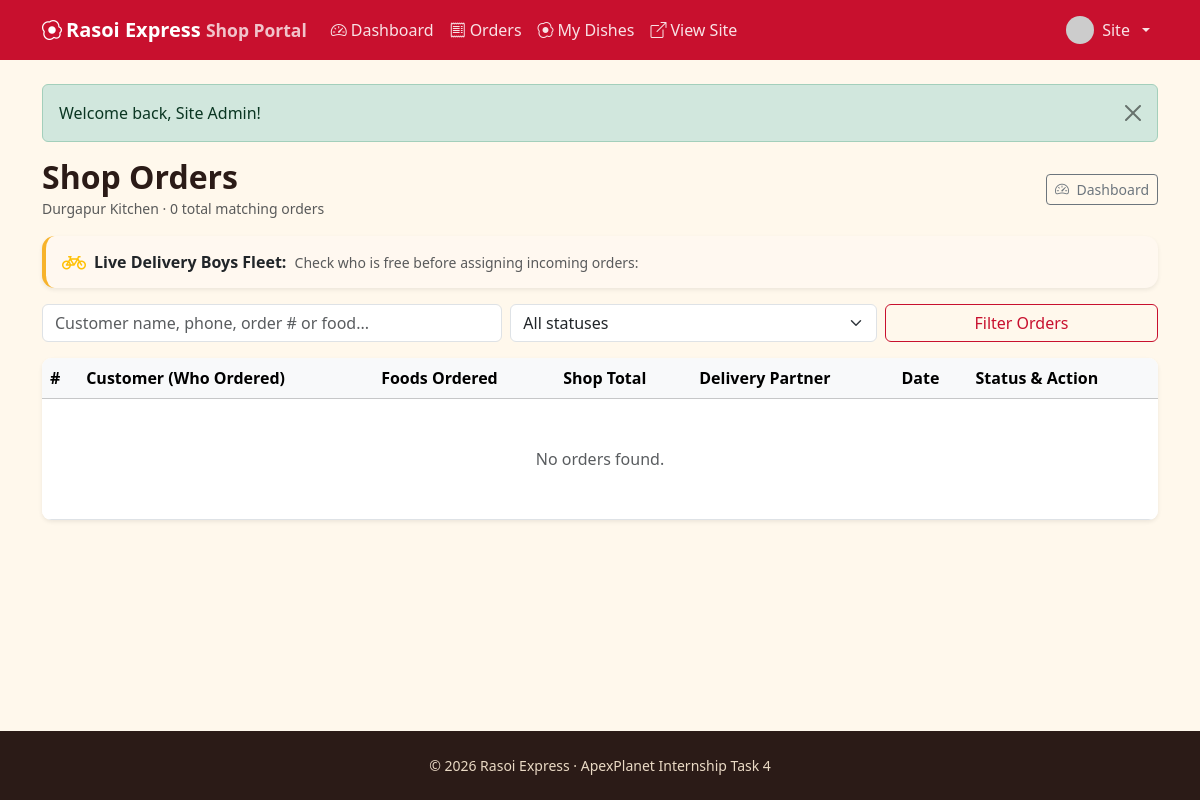
The page /shop/orders.php (signed in) on the database as committed earlier.
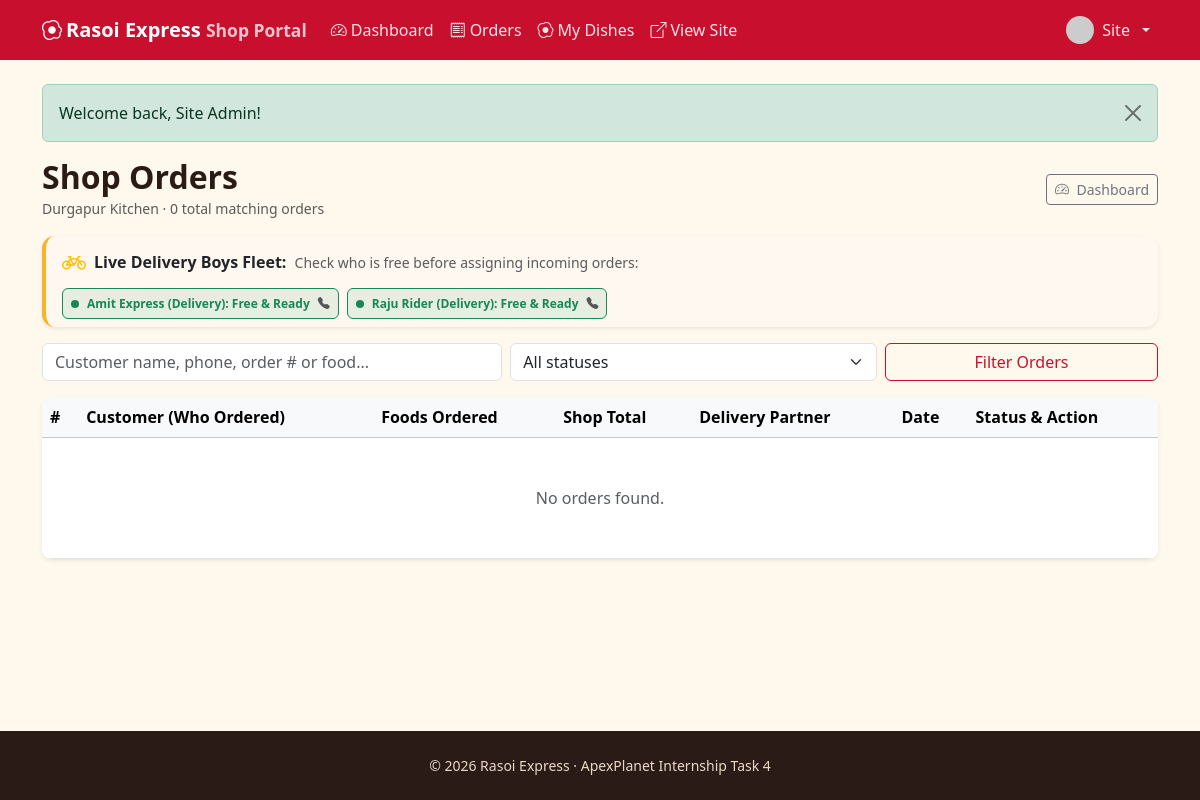
The same page on the database as committed later.
### tables this page shows
CREATE TABLE users (
  id INT UNSIGNED AUTO_INCREMENT PRIMARY KEY,
  name VARCHAR(80) NOT NULL,
  email VARCHAR(120) NOT NULL UNIQUE,
  phone VARCHAR(15) DEFAULT NULL,
  address VARCHAR(255) DEFAULT NULL,
  password_hash VARCHAR(255) NOT NULL,
  role ENUM('user','admin','shop_owner','delivery') NOT NULL DEFAULT 'user',
  status ENUM('active','blocked') NOT NULL DEFAULT 'active',
  avatar VARCHAR(255) DEFAULT NULL,
  last_login_at DATETIME DEFAULT NULL,
  created_at TIMESTAMP DEFAULT CURRENT_TIMESTAMP,
  INDEX idx_users_role (role),
  INDEX idx_users_last_login (last_login_at)
);

### includes/auth.php (called while the page is built, shortened)
<?php
function e($v): string { return htmlspecialchars((string)$v, ENT_QUOTES, 'UTF-8'); }
function url(string $p = ''): string { return BASE_URL . '/' . ltrim($p, '/'); }

### shop/orders.php (the view, shortened to what the changed rows need)
<?php
require_once __DIR__ . '/../includes/auth.php';
$pdo = db();
$ridersStmt = $pdo->query("SELECT u.id, u.name, u.email, u.phone, u.address, u.avatar,
    COUNT(CASE WHEN o.status IN ('preparing', 'out_for_delivery') THEN o.id END) AS active_deliveries,
    COUNT(CASE WHEN o.status = 'delivered' AND DATE(o.delivered_at) = CURDATE() THEN o.id END) AS delivered_today
FROM users u
LEFT JOIN orders o ON o.delivery_boy_id = u.id
WHERE u.role = 'delivery' AND u.status = 'active'
GROUP BY u.id, u.name, u.email, u.phone, u.address, u.avatar
ORDER BY active_deliveries ASC, u.name ASC");
$deliveryBoys = $ridersStmt->fetchAll();
require __DIR__ . '/../includes/header.php';
?>
<div class="d-flex flex-wrap justify-content-between align-items-center mb-3 gap-2">
  <div>
    <h2 class="mb-0 fw-bold">Shop Orders</h2>
  </div>
  <a href="<?= url('shop/index.php') ?>" class="btn btn-outline-secondary btn-sm"><i class="bi bi-speedometer2 me-1"></i> Dashboard</a>
</div>
<div class="card border-0 shadow-sm mb-3" style="border-radius: 0.8rem; background: #fff8f0; border-left: 4px solid #f7b32b !important;">
  <div class="card-body py-2 px-3">
    <div class="d-flex flex-wrap align-items-center justify-content-between gap-2">
      <div class="d-flex flex-wrap gap-2">
        <?php foreach ($deliveryBoys as $dboy):
          $isFree = ((int)$dboy['active_deliveries'] === 0);
        ?>
          <div class="badge <?= $isFree ? 'bg-success bg-opacity-10 text-success border border-success' : 'bg-warning bg-opacity-10 text-dark border border-warning' ?> p-2 d-flex align-items-center gap-2">
            <span class="rounded-circle p-1 <?= $isFree ? 'bg-success' : 'bg-warning' ?>"></span>
            <span><strong><?= e($dboy['name']) ?></strong>: <?= $isFree ? 'Free & Ready' : (int)$dboy['active_deliveries'] . ' in transit' ?></span>
            <a href="tel:<?= e($dboy['phone']) ?>" class="text-decoration-none text-muted" title="Call <?= e($dboy['phone']) ?>"><i class="bi bi-telephone-fill"></i></a>
          </div>
        <?php endforeach; ?>
      </div>
    </div>
  </div>
</div>
<form class="row g-2 mb-3" method="get">
  <div class="col-md-5">
  </div>
  <div class="col-md-4">
  </div>
  <div class="col-md-3 d-grid">
  </div>
</form>
<div class="table-responsive shadow-sm border-0">
  <table class="table align-middle mb-0 table-hover">
    <thead class="table-light">
      <tr>
        <th>#</th>
        <th>Customer (Who Ordered)</th>
        <th>Foods Ordered</th>
        <th>Shop Total</th>
        <th>Delivery Partner</th>
        <th>Date</th>
        <th>Status &amp; Action</th>
      </tr>
    </thead>
  </table>
</div>
<?php require __DIR__ . '/../includes/footer.php'; ?>

### includes/header.php (shortened to what the changed rows need)
<?php require_once __DIR__ . '/auth.php'; $me = current_user(); $isAdminArea = !empty($adminArea); $isShopArea = !empty($shopArea); $isDeliveryArea = !empty($deliveryArea); ?>
<!DOCTYPE html>
<html lang="en">
<head>
<link href="https://cdn.jsdelivr.net/npm/bootstrap@5.3.3/dist/css/bootstrap.min.css" rel="stylesheet">
<link href="https://cdn.jsdelivr.net/npm/bootstrap-icons@1.11.3/font/bootstrap-icons.min.css" rel="stylesheet">
<link href="<?= url('assets/css/style.css') ?>" rel="stylesheet">
</head>
<body>
<main class="container py-4 main-content flex-grow-1 d-flex flex-column">
<?php foreach (get_flash() as [$t, $m]): ?>
  <div class="alert alert-<?= e($t) ?> alert-dismissible fade show" role="alert"><?= e($m) ?><button type="button" class="btn-close" data-bs-dismiss="alert"></button></div>
<?php endforeach; ?>

Rows that differ between the two databases and show on the page:
added users: name "Amit Express (Delivery)"
added users: name "Raju Rider (Delivery)"
